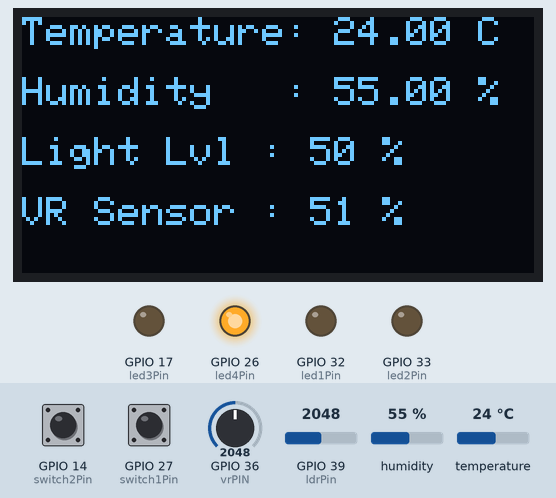
Recording of a sketch running on a simulated ESP32. Parts: 128×64 one-colour display, output pins drawn as LEDs (lit = HIGH). Dashed ring = blinking. The inputs (shaded band) are chosen by the test bench; at power-on: GPIO 39 (ldrPin) = 2048, temperature 24 °C, GPIO 14 (switch2Pin) HIGH, GPIO 27 (switch1Pin) HIGH, GPIO 36 (vrPIN) = 2048, humidity 55 %. What the sketch prints to the serial monitor is not drawn.

Above: at 2.6 s.
2.7 s: GPIO 39 (ldrPin) set to 2846
At 3.5 s:
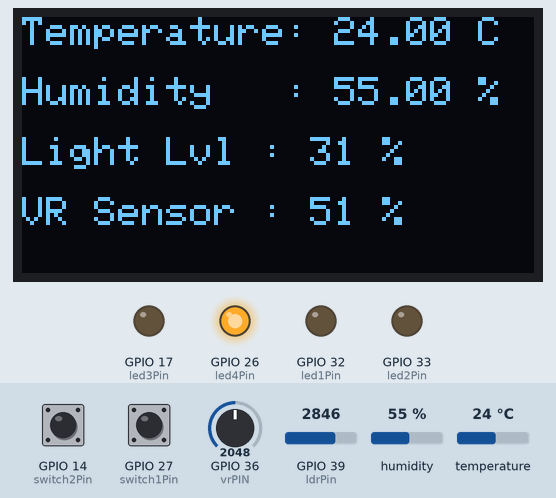
4.2 s: GPIO 39 (ldrPin) set to 2974
At 5.0 s:
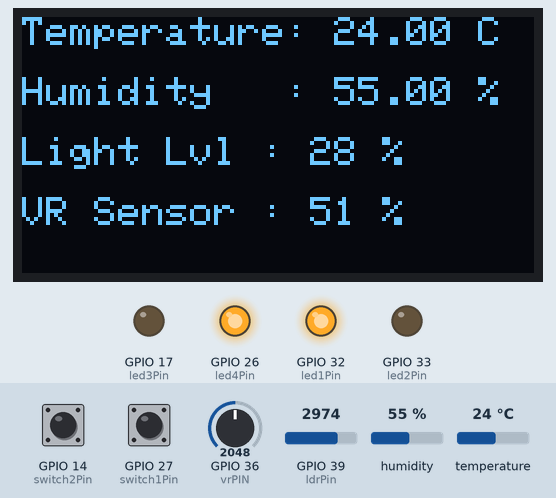
5.7 s: temperature set to 26 °C
At 6.21 s:
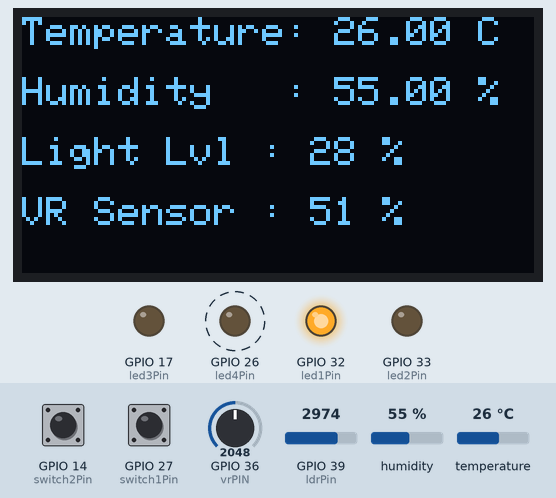
8.0 s: GPIO 14 (switch2Pin) pulled LOW for 0.15 s
At 8.09 s:
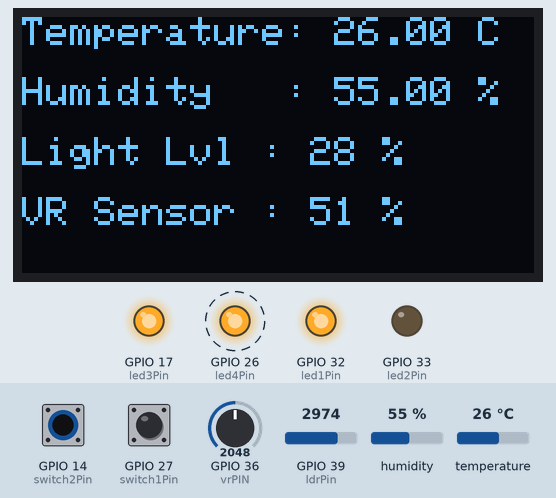
8.7 s: GPIO 27 (switch1Pin) pulled LOW for 0.15 s
At 9.31 s:
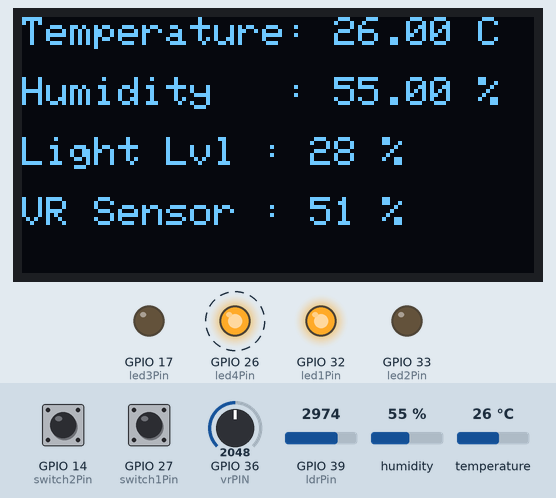
9.4 s: GPIO 14 (switch2Pin) pulled LOW for 1 s
At 9.52 s:
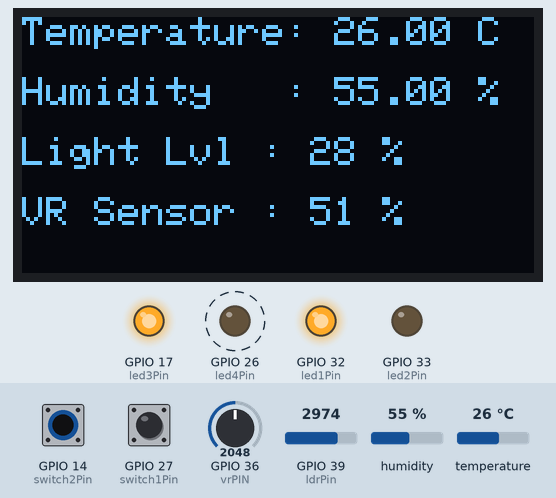
Timing chart, 0 to 12.0 s (numbered marks = the images above; inputs shaded):
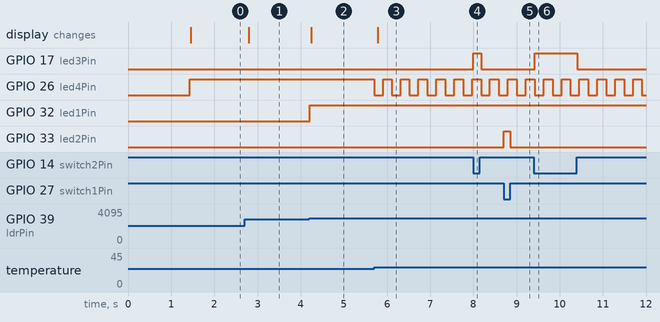

The sketch:

main.ino
```cpp
#include <ArduinoJson.h>
#include <TempDevice.h>
#include <Wire.h>
#include <Adafruit_GFX.h>
#include <Adafruit_SSD1306.h>

#define vrPIN 36
#define ldrPin 39
#define dhtPin 4

#define led1Pin 32
#define led2Pin 33
#define led3Pin 17
#define led4Pin 26

#define switch1Pin 27
#define switch2Pin 14
#define switch3Pin 34
#define switch4Pin 13

TempDevice dhtDevice(dhtPin);

#define SCREEN_WIDTH 128
#define SCREEN_HEIGHT 64
Adafruit_SSD1306 oled(SCREEN_WIDTH, SCREEN_HEIGHT, &Wire, -1);

bool pressed[4] = {false, false, false, false};

unsigned long lastUpdate = 0;
unsigned long lastBlink = 0;
bool blinkState = false;

void oledprintText(const String text, int x, int y, int size = 1);

void setup() {
  pinMode(led1Pin, OUTPUT);
  pinMode(led2Pin, OUTPUT);
  pinMode(led3Pin, OUTPUT);
  pinMode(led4Pin, OUTPUT);

  pinMode(switch1Pin, INPUT_PULLUP);
  pinMode(switch2Pin, INPUT_PULLUP);
  pinMode(switch3Pin, INPUT_PULLUP);
  pinMode(switch4Pin, INPUT_PULLUP);

  Serial.begin(115200);
  dhtDevice.begin();

  oled.begin(SSD1306_SWITCHCAPVCC, 0x3C);
  oled.clearDisplay();
  oled.setTextSize(2);
  oled.setTextColor(SSD1306_WHITE);
  oled.setCursor(0, 0);
  oled.print("Booting...");
  oled.display();
  delay(1000);
  oled.clearDisplay();
}

unsigned long led4Last = 0;   // global variable for LED4 timing
bool led4State = true;        // current state of LED4

void loop() {
    unsigned long now = millis();

    // --- Read sensors ---
    int vrValue = analogRead(vrPIN);
    int vrPercent = map(vrValue, 0, 4095, 99, 2);

    int ldrValue = analogRead(ldrPin);
    int ldrPercent = map(ldrValue, 0, 4095, 100, 0);

    float temp = dhtDevice.readTemperature();
    float humid = dhtDevice.readHumidity();

    // --- LED1 logic ---
    if (ldrPercent < 30) digitalWrite(led1Pin, HIGH);
    else if (ldrPercent > 70) digitalWrite(led1Pin, LOW);

    // --- LED2 & LED3 logic ---
    bool sw1 = !digitalRead(switch1Pin);
    bool sw2 = !digitalRead(switch2Pin);
    if (sw1 && sw2) {
        if (now - lastBlink > 150) {
            lastBlink = now;
            blinkState = !blinkState;
            digitalWrite(led2Pin, blinkState ? HIGH : LOW);
            digitalWrite(led3Pin, blinkState ? HIGH : LOW);
        }
    } else {
        digitalWrite(led2Pin, sw1 ? HIGH : LOW);
        digitalWrite(led3Pin, sw2 ? HIGH : LOW);
    }

    // --- LED4 logic ---
    if (temp > 24.0) {
        // blink every 200ms
        if (now - led4Last > 200) {
            led4Last = now;
            led4State = !led4State;
            digitalWrite(led4Pin, led4State ? HIGH : LOW);
        }
    } else {
        // always on
        led4State = true;
        digitalWrite(led4Pin, HIGH);
    }

    // --- Update OLED every 100ms ---
    if (now - lastUpdate >= 100) {
        lastUpdate = now;

        oled.clearDisplay();
        oledprintText("Temperature: " + String(temp, 2) + " C", 0, 0, 1);
        oledprintText("Humidity   : " + String(humid, 2) + " %", 0, 15, 1);
        oledprintText("Light Lvl : " + String(ldrPercent) + " %", 0, 30, 1);
        oledprintText("VR Sensor : " + String(vrPercent) + " %", 0, 45, 1);
        oled.display();
    }
}


void oledprintText(const String text, int x, int y, int size) {
  oled.setTextSize(size);
  oled.setTextColor(SSD1306_WHITE);
  oled.setCursor(x, y);
  oled.print(text);
}
```

TempDevice.cpp
```cpp
#include "TempDevice.h"
#include <Arduino.h>

TempDevice::TempDevice(uint8_t pin, uint8_t type) : _dht(pin, type) {
}

void TempDevice::begin() {
    Serial.begin(9600);
    _dht.begin();
    Serial.println(F("DHTxx Unified Sensor Example"));

    sensor_t sensor;

    // Temperature sensor info
    _dht.temperature().getSensor(&sensor);
    Serial.println(F("------------------------------------"));
    Serial.println(F("Temperature Sensor"));
    Serial.print(F("Sensor Type: ")); Serial.println(sensor.name);
    Serial.print(F("Driver Ver:  ")); Serial.println(sensor.version);
    Serial.print(F("Unique ID:   ")); Serial.println(sensor.sensor_id);
    Serial.print(F("Max Value:   ")); Serial.print(sensor.max_value); Serial.println(F("°C"));
    Serial.print(F("Min Value:   ")); Serial.print(sensor.min_value); Serial.println(F("°C"));
    Serial.print(F("Resolution:  ")); Serial.print(sensor.resolution); Serial.println(F("°C"));
    Serial.println(F("------------------------------------"));

    // Humidity sensor info
    _dht.humidity().getSensor(&sensor);
    Serial.println(F("Humidity Sensor"));
    Serial.print(F("Sensor Type: ")); Serial.println(sensor.name);
    Serial.print(F("Driver Ver:  ")); Serial.println(sensor.version);
    Serial.print(F("Unique ID:   ")); Serial.println(sensor.sensor_id);
    Serial.print(F("Max Value:   ")); Serial.print(sensor.max_value); Serial.println(F("%"));
    Serial.print(F("Min Value:   ")); Serial.print(sensor.min_value); Serial.println(F("%"));
    Serial.print(F("Resolution:  ")); Serial.print(sensor.resolution); Serial.println(F("%"));
    Serial.println(F("------------------------------------"));

    _dht.temperature().getSensor(&sensor);
}

float TempDevice::readTemperature() {
    sensors_event_t event;
    _dht.temperature().getEvent(&event);
    if (isnan(event.temperature)) {
        Serial.println(F("Error reading temperature!"));
        return NAN;
    }
    return event.temperature;
}

float TempDevice::readHumidity() {
    sensors_event_t event;
    _dht.humidity().getEvent(&event);
    if (isnan(event.relative_humidity)) {
        Serial.println(F("Error reading humidity!"));
        return NAN;
    }
    return event.relative_humidity;
}
```

TempDevice.h
```cpp
#ifndef TEMPDEVICE_H
#define TEMPDEVICE_H

#include <Adafruit_Sensor.h>
#include <DHT.h>
#include <DHT_U.h>

class TempDevice {
public:
    TempDevice(uint8_t pin, uint8_t type = DHT11);
    void begin();
    float readTemperature();
    float readHumidity();
    uint32_t getDelay() const;

private:
    DHT_Unified _dht;
};

#endif
```

Measured:
- the behaviour switches between 2907 and 2908 on GPIO 39 (ldrPin) (found by bisection; images 1 and 2)
- the behaviour switches between 24 and 25 °C on temperature (found by bisection; images 2 and 3)
- after the input at 2.7 s, the display: changes after 0.10 s (image 1)
- after the input at 4.2 s, GPIO 32 (led1Pin): LOW → HIGH at once; the display: changes at once (image 2)
- after the input at 5.7 s, GPIO 26 (led4Pin): alternates HIGH for 0.21 s and LOW for 0.21 s, starting at once; the display: changes after 0.09 s (image 3)
- after the input at 8.0 s, GPIO 17 (led3Pin): LOW → HIGH at once, → LOW 0.18 s later
- after the input at 8.7 s, GPIO 33 (led2Pin): LOW → HIGH at once, → LOW 0.15 s later
- after the input at 9.4 s, GPIO 17 (led3Pin): LOW → HIGH at once, → LOW 0.98 s later
